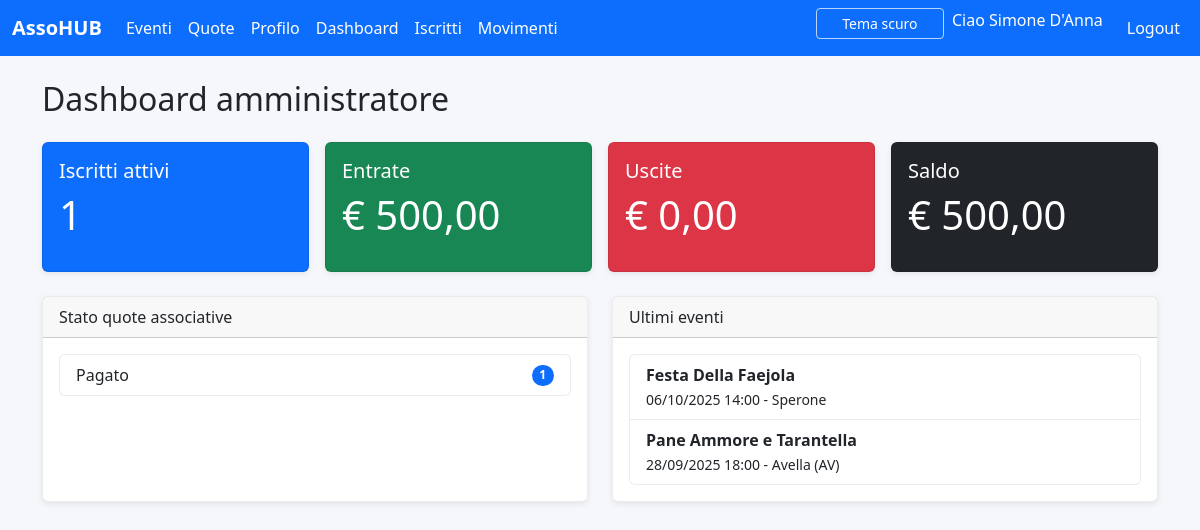
/dashboard/ (signed in), run on the app's committed database.
### app/models.py (models this page shows, shortened)
class User(AbstractUser):
    ROLE_ASSOCIATO = Member.ROLE_ASSOCIATO
    ROLE_AMMINISTRATORE = Member.ROLE_AMMINISTRATORE
    ROLE_CHOICES = Member.ROLE_CHOICES
    role = models.CharField(max_length=20, choices=ROLE_CHOICES, default=ROLE_ASSOCIATO)
    member = models.OneToOneField(Member, on_delete=models.CASCADE, related_name="user", blank=True, null=True)
    @property
    def is_administrator(self) -> bool:
        return self.role == self.ROLE_AMMINISTRATORE
    @property
    def display_name(self) -> str:
        try:
            member = self.member
        except Member.DoesNotExist:
            member = None
        if member and member.full_name:
            return member.full_name
        full_name = self.get_full_name()
        return full_name or self.username

class MembershipFee(models.Model):
    STATUS_PAGATO = "pagato"
    STATUS_PENDENTE = "pendente"
    STATUS_CHOICES = [
        (STATUS_PENDENTE, "Pendente"),
        (STATUS_PAGATO, "Pagato"),
    ]
    member = models.ForeignKey(Member, on_delete=models.CASCADE, related_name="fees")
    year = models.PositiveIntegerField(default=current_year)
    amount = models.DecimalField(max_digits=8, decimal_places=2)
    payment_date = models.DateField(blank=True, null=True)
    status = models.CharField(max_length=15, choices=STATUS_CHOICES, default=STATUS_PENDENTE)
    class Meta:
        verbose_name = "Quota associativa"
        verbose_name_plural = "Quote associative"
        constraints = [
            models.UniqueConstraint(fields=["member", "year"], name="unique_fee_per_member_year"),
        ]
        ordering = ["-year", "member__last_name"]

class Event(models.Model):
    title = models.CharField(max_length=200)
    description = models.TextField(blank=True)
    date = models.DateTimeField()
    location = models.CharField(max_length=200)
    class Meta:
        ordering = ["date"]

### app/views.py (the view)
# urls.py: path("dashboard/", views.dashboard, name="dashboard"),
@admin_required
def dashboard(request):
    members_count = Member.objects.filter(active=True).count()
    events_count = Event.objects.count()
    income_total = (
        FinancialTransaction.objects.filter(transaction_type=FinancialTransaction.TYPE_ENTRATA)
        .aggregate(total=Sum("amount"))
        .get("total")
        or 0
    )
    expense_total = (
        FinancialTransaction.objects.filter(transaction_type=FinancialTransaction.TYPE_USCITA)
        .aggregate(total=Sum("amount"))
        .get("total")
        or 0
    )
    balance = income_total - expense_total
    recent_events = Event.objects.order_by("-date")[:5]
    fees_status = (
        MembershipFee.objects.values("status")
        .annotate(total=Count("id"))
        .order_by("status")
    )
    context = {
        "members_count": members_count,
        "events_count": events_count,
        "income_total": income_total,
        "expense_total": expense_total,
        "balance": balance,
        "recent_events": recent_events,
        "fees_status": fees_status,
    }
    return render(request, "dashboard.html", context)

### app/utils.py (called while the page is built)
def admin_required(view_func: Callable):
    @wraps(view_func)
    def _wrapped_view(request: HttpRequest, *args, **kwargs) -> HttpResponse:
        user = request.user
        if not user.is_authenticated:
            return redirect(f"{reverse('login')}?next={request.path}")
        if not getattr(user, "is_administrator", False):
            messages.error(request, "Non hai i permessi per accedere a questa sezione.")
            return redirect("home")
        return view_func(request, *args, **kwargs)
    return _wrapped_view

### app/templates/dashboard.html (shortened to what this page needs)
{% extends 'base.html' %}
{% block content %}
<h2 class="mb-4">Dashboard amministratore</h2>
<div class="row g-3 mb-4">
    <div class="col-md-3">
        <div class="card text-bg-primary h-100">
            <div class="card-body">
                <h5 class="card-title">Iscritti attivi</h5>
                <p class="display-6">{{ members_count }}</p>
            </div>
        </div>
    </div>
    <div class="col-md-3">
        <div class="card text-bg-success h-100">
            <div class="card-body">
                <h5 class="card-title">Entrate</h5>
                <p class="display-6">€ {{ income_total|floatformat:2 }}</p>
            </div>
        </div>
    </div>
    <div class="col-md-3">
        <div class="card text-bg-danger h-100">
            <div class="card-body">
                <h5 class="card-title">Uscite</h5>
                <p class="display-6">€ {{ expense_total|floatformat:2 }}</p>
            </div>
        </div>
    </div>
    <div class="col-md-3">
        <div class="card text-bg-dark h-100">
            <div class="card-body">
                <h5 class="card-title">Saldo</h5>
                <p class="display-6">€ {{ balance|floatformat:2 }}</p>
            </div>
        </div>
    </div>
</div>
<div class="row g-4">
    <div class="col-md-6">
        <div class="card h-100">
            <div class="card-header">Stato quote associative</div>
            <div class="card-body">
                {% if fees_status %}
                <ul class="list-group">
                    {% for item in fees_status %}
                    <li class="list-group-item d-flex justify-content-between align-items-center">
                        {{ item.status|title }}
                        <span class="badge bg-primary rounded-pill">{{ item.total }}</span>
                    </li>
                    {% endfor %}
                </ul>
                {% else %}
                <p class="text-muted">Nessuna quota registrata.</p>
                {% endif %}
            </div>
        </div>
    </div>
    <div class="col-md-6">
        <div class="card h-100">
            <div class="card-header">Ultimi eventi</div>
            <div class="card-body">
                {% if recent_events %}
                <ul class="list-group">
                    {% for event in recent_events %}
                    <li class="list-group-item">
                        <strong>{{ event.title }}</strong><br>
                        <small>{{ event.date|date:"d/m/Y H:i" }} - {{ event.location }}</small>
                    </li>
                    {% endfor %}
                </ul>
                {% else %}
                <p class="text-muted">Nessun evento registrato.</p>
                {% endif %}
            </div>
        </div>
    </div>
</div>
{% endblock %}

### app/templates/base.html (shortened to what this page needs)
{% load static %}
<!DOCTYPE html>
<html lang="it">
<head>
    <link rel="stylesheet" href="https://cdn.jsdelivr.net/npm/bootstrap@5.3.3/dist/css/bootstrap.min.css">
    <link rel="stylesheet" href="{% static 'style.css' %}">
</head>
<body>
<nav class="navbar navbar-expand-lg navbar-dark bg-primary mb-4">
    <div class="container-fluid">
        <a class="navbar-brand" href="{% url 'home' %}">AssoHUB</a>
        <div class="collapse navbar-collapse" id="navbarNav">
            <ul class="navbar-nav me-auto">
                {% if user.is_authenticated %}
                <li class="nav-item"><a class="nav-link" href="{% url 'events_list' %}">Eventi</a></li>
                <li class="nav-item"><a class="nav-link" href="{% url 'fees_list' %}">Quote</a></li>
                <li class="nav-item"><a class="nav-link" href="{% url 'profile' %}">Profilo</a></li>
                {% if user.is_administrator %}
                <li class="nav-item"><a class="nav-link" href="{% url 'dashboard' %}">Dashboard</a></li>
                <li class="nav-item"><a class="nav-link" href="{% url 'members_list' %}">Iscritti</a></li>
                <li class="nav-item"><a class="nav-link" href="{% url 'transactions_list' %}">Movimenti</a></li>
                {% endif %}
                {% endif %}
            </ul>
            <ul class="navbar-nav">
                <li class="nav-item">
                    <button type="button" id="theme-toggle" class="btn btn-outline-light btn-sm me-2" aria-pressed="false">Tema scuro</button>
                </li>
                {% if user.is_authenticated %}
                <li class="nav-item"><span class="navbar-text me-3">Ciao {{ user.display_name }}</span></li>
                <li class="nav-item"><a class="nav-link" href="{% url 'logout' %}">Logout</a></li>
                {% else %}
                <li class="nav-item"><a class="nav-link" href="{% url 'login' %}">Login</a></li>
                {% endif %}
            </ul>
        </div>
    </div>
</nav>
<div class="container">
    {% block content %}{% endblock %}
</div>
</body>
</html>

### app/static/style.css (style rules this page uses)
:root { --asso-body-bg: #f5f7fa; --asso-text-color: #212529; --asso-card-bg: #ffffff; --asso-card-border: rgba(0, 0, 0, 0.08); --asso-navbar-bg: #0d6efd; --asso-navbar-text: #ffffff; --asso-error-bg: #fde2e1; --asso-error-border: #dc3545; --asso-error-text: #842029; --asso-input-bg: #ffffff; --asso-input-border: #ced4da; --asso-input-text: #212529; --asso-link-color: #0d6efd; --asso-link-hover: #0b5ed7; }
.navbar-brand { font-weight: bold; }
body { background-color: var(--asso-body-bg); color: var(--asso-text-color); transition: background-color 0.3s ease, color 0.3s ease; min-height: 100vh; }
.navbar { background-color: var(--asso-navbar-bg) !important; transition: background-color 0.3s ease; }
.navbar .navbar-brand, .navbar .nav-link, .navbar .navbar-text { color: var(--asso-navbar-text) !important; transition: color 0.3s ease; }
.card, .modal-content { background-color: var(--asso-card-bg); color: var(--asso-text-color); box-shadow: 0 2px 6px rgba(0, 0, 0, 0.08); border: 1px solid var(--asso-card-border); transition: background-color 0.3s ease, color 0.3s ease, border-color 0.3s ease; }
.list-group-item { background-color: var(--asso-card-bg); color: var(--asso-text-color); border: 1px solid var(--asso-card-border); transition: background-color 0.3s ease, color 0.3s ease, border-color 0.3s ease; }
h1, h2, h3, h4, h5, h6 { color: var(--asso-text-color); }
a { color: var(--asso-link-color); transition: color 0.3s ease; }
#theme-toggle { min-width: 8rem; color: var(--asso-navbar-text) !important; border-color: rgba(255, 255, 255, 0.7) !important; }

### data on the page
User: display_name "Simone D'Anna"
MembershipFee: status "Pagato", total "1"
Event: title "Festa Della Faejola", date "06/10/2025 14:00", location "Sperone"
Event: title "Pane Ammore e Tarantella", date "28/09/2025 18:00", location "Avella (AV)"

### other printed values
{{ members_count }} "1"
{{ income_total|floatformat:2 }} "500,00"
{{ expense_total|floatformat:2 }} "0,00"
{{ balance|floatformat:2 }} "500,00"
